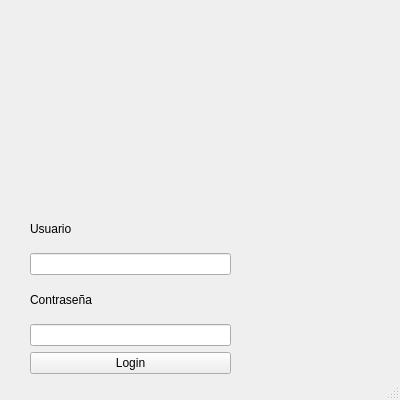
<?xml version="1.0" encoding="UTF-8"?>
<ui version="4.0">
 <class>MainWindow</class>
 <widget class="QMainWindow" name="MainWindow">
  <property name="geometry">
   <rect>
    <x>0</x>
    <y>0</y>
    <width>400</width>
    <height>400</height>
   </rect>
  </property>
  <property name="sizePolicy">
   <sizepolicy hsizetype="Fixed" vsizetype="Fixed">
    <horstretch>0</horstretch>
    <verstretch>0</verstretch>
   </sizepolicy>
  </property>
  <property name="minimumSize">
   <size>
    <width>400</width>
    <height>400</height>
   </size>
  </property>
  <property name="windowTitle">
   <string>MainWindow</string>
  </property>
  <widget class="QWidget" name="centralwidget">
   <widget class="QLabel" name="label">
    <property name="geometry">
     <rect>
      <x>10</x>
      <y>10</y>
      <width>231</width>
      <height>171</height>
     </rect>
    </property>
    <property name="text">
     <string/>
    </property>
    <property name="pixmap">
     <pixmap>../Downloads/Parkinson.jpg</pixmap>
    </property>
    <property name="scaledContents">
     <bool>true</bool>
    </property>
   </widget>
   <widget class="QWidget" name="verticalLayoutWidget">
    <property name="geometry">
     <rect>
      <x>30</x>
      <y>210</y>
      <width>201</width>
      <height>164</height>
     </rect>
    </property>
    <layout class="QVBoxLayout" name="VentanaLogin">
     <property name="sizeConstraint">
      <enum>QLayout::SetDefaultConstraint</enum>
     </property>
     <item>
      <widget class="QLabel" name="TextoUsuario">
       <property name="text">
        <string>Usuario</string>
       </property>
      </widget>
     </item>
     <item>
      <widget class="QLineEdit" name="Usuario"/>
     </item>
     <item>
      <widget class="QLabel" name="TextoPassword">
       <property name="text">
        <string>Contraseña</string>
       </property>
      </widget>
     </item>
     <item>
      <widget class="QLineEdit" name="Password"/>
     </item>
     <item>
      <widget class="QPushButton" name="Login">
       <property name="text">
        <string>Login</string>
       </property>
       <property name="shortcut">
        <string>Return</string>
       </property>
      </widget>
     </item>
    </layout>
   </widget>
  </widget>
  <widget class="QMenuBar" name="menubar">
   <property name="geometry">
    <rect>
     <x>0</x>
     <y>0</y>
     <width>400</width>
     <height>24</height>
    </rect>
   </property>
  </widget>
  <widget class="QStatusBar" name="statusbar"/>
 </widget>
 <resources/>
 <connections>
  <connection>
   <sender>Login</sender>
   <signal>clicked()</signal>
   <receiver>MainWindow</receiver>
   <slot>show()</slot>
   <hints>
    <hint type="sourcelabel">
     <x>133</x>
     <y>346</y>
    </hint>
    <hint type="destinationlabel">
     <x>194</x>
     <y>437</y>
    </hint>
   </hints>
  </connection>
 </connections>
 <slots>
  <signal>Prueba()</signal>
 </slots>
</ui>
